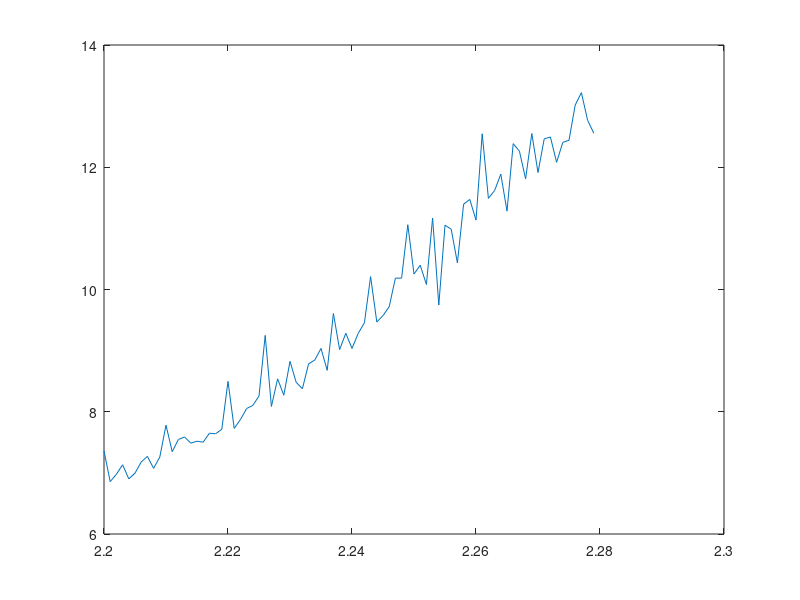

Source code (MATLAB):
% Estimating the critical temperature using computed values of C_V
% calculated in the interval T = [2.2, 2.3] with ?T = 0.001

e_var40 = [7.0544, 6.95435, 6.81847, 7.25714, 7.17717, 7.05918, 7.09043, 6.94648, 7.2567, 7.25731, 7.20246, 7.1858, 7.25374, 7.18337, 7.5103, 7.76607, 7.44289, 7.40967, 7.89653, 7.66604, 7.86142, 8.04335, 7.70861, 8.01945, 8.10895, 8.2504, 8.01684, 8.41529, 7.92981, 7.9585, 8.38762, 8.0218, 8.52928, 8.50725, 8.33875, 8.53054, 8.36859, 8.44004, 8.46884, 8.70606, 8.60629, 8.76457, 8.92472, 8.73049, 8.97007, 9.42676, 9.12826, 9.14644, 9.19512, 9.25887, 9.27466, 9.66381, 9.17605, 9.45269, 9.49198, 9.47044, 9.63296, 9.4178, 9.52984, 9.71089, 9.51712, 9.66399, 9.43286, 9.92841, 10.1647, 10.1957, 9.69566, 10.1301, 9.84321, 10.2647, 10.0345, 10.0283, 9.95989, 9.84073, 10.4655, 10.1643, 10.0282, 10.2837, 10.4173, 10.4879, 10.2081, 10.4978, 10.3296, 10.312, 10.4728, 10.4555, 10.5438, 10.6536, 10.4964, 10.5361, 10.41, 10.698, 10.6193, 10.4804, 10.4866, 10.6222, 10.5803, 10.4777, 10.6247, 10.5857, ];
e_var60 = [6.93757, 6.8341, 6.82556, 7.04553, 6.92715, 7.17373, 7.05168, 7.01145, 7.30881, 7.20725, 7.27486, 7.46082, 7.2815, 7.27769, 7.35437, 7.45857, 7.44109, 7.7853, 8.01018, 7.79349, 7.85073, 8.05232, 8.01155, 7.88924, 8.08786, 8.36911, 7.98743, 8.23747, 8.01202, 8.2343, 8.23872, 8.39885, 8.62049, 8.47086, 8.81101, 8.63109, 8.42695, 8.80018, 8.98039, 9.38183, 9.13768, 9.37962, 9.12563, 9.38414, 9.51592, 9.30437, 9.28252, 9.79603, 9.54977, 10.0011, 9.9206, 9.73511, 10.3019, 10.3025, 10.2535, 10.3356, 10.4678, 10.5307, 10.4901, 10.2492, 10.8213, 10.5412, 10.7068, 10.8101, 11.2785, 10.9137, 11.0362, 10.9512, 10.7403, 10.7421, 11.2881, 11.0977, 11.0368, 11.237, 11.3789, 11.4671, 11.6437, 11.4659, 11.4193, 11.291, 11.563, 11.6311, 11.6321, 11.4045, 11.5084, 11.4259, 11.5751, 11.6268, 11.4518, 11.4399, 11.8096, 11.5399, 11.4409, 11.5605, 11.4145, 11.352, 11.3152, 11.2731, 11.2447, 11.2147, ];
e_var80 = [7.00589, 6.97983, 6.91514, 6.81056, 7.03266, 7.13597, 7.20698, 6.99378, 7.27799, 7.26922, 7.32961, 7.3328, 7.49865, 7.49146, 7.72134, 7.40471, 7.75685, 7.63351, 7.8429, 7.79176, 7.80414, 7.74315, 7.92146, 7.77183, 8.29371, 8.3777, 8.15193, 8.16965, 8.37213, 8.38723, 8.27363, 8.4573, 8.55199, 8.54901, 8.67598, 8.80077, 8.86571, 8.74431, 9.31612, 9.08322, 9.20077, 9.23059, 9.30059, 9.6511, 9.35546, 9.54366, 9.68904, 9.88482, 10.303, 10.0684, 10.4616, 9.61008, 10.214, 10.9194, 10.1821, 10.4114, 10.368, 10.5014, 10.5702, 11.0149, 11.0658, 10.9487, 11.0838, 11.5061, 11.5137, 11.1235, 11.7275, 11.9821, 11.6838, 11.7871, 11.9049, 12.1043, 12.1823, 12.0433, 12.4237, 12.3826, 12.0596, 12.2298, 12.0973, 12.389, 12.3789, 12.096, 12.4251, 12.4708, 12.4525, 12.0739, 12.0324, 12.2041, 12.0338, 12.1425, 11.9362, 11.8598, 11.7788, 11.6926, 11.6028, 11.7312, 11.9043, 11.3438, 11.1548, 11.3502, ];
e_var100 = [7.35975, 6.85626, 6.97843, 7.13257, 6.90139, 6.99616, 7.17744, 7.26985, 7.07388, 7.25939, 7.78061, 7.34681, 7.54705, 7.5867, 7.48698, 7.51819, 7.50293, 7.64885, 7.63972, 7.71405, 8.4967, 7.72743, 7.87165, 8.05257, 8.1039, 8.25631, 9.24903, 8.08723, 8.53866, 8.27088, 8.82524, 8.48131, 8.37696, 8.78395, 8.84667, 9.03567, 8.67721, 9.60781, 9.01658, 9.28395, 9.03489, 9.2822, 9.45573, 10.2107, 9.46818, 9.5728, 9.71961, 10.1861, 10.1863, 11.0595, 10.2527, 10.3977, 10.0825, 11.169, 9.74486, 11.0519, 10.9868, 10.435, 11.3964, 11.4735, 11.1353, 12.5478, 11.4907, 11.6195, 11.8876, 11.282, 12.3865, 12.2639, 11.8102, 12.5525, 11.9138, 12.4642, 12.4954, 12.0799, 12.4073, 12.4419, 13.0176, 13.2204, 12.7685, 12.5567, ];

temperatures = [2.2, 2.201, 2.202, 2.203, 2.204, 2.205, 2.206, 2.207, 2.208, 2.209, 2.21, 2.211, 2.212, 2.213, 2.214, 2.215, 2.216, 2.217, 2.218, 2.219, 2.22, 2.221, 2.222, 2.223, 2.224, 2.225, 2.226, 2.227, 2.228, 2.229, 2.23, 2.231, 2.232, 2.233, 2.234, 2.235, 2.236, 2.237, 2.238, 2.239, 2.24, 2.241, 2.242, 2.243, 2.244, 2.245, 2.246, 2.247, 2.248, 2.249, 2.25, 2.251, 2.252, 2.253, 2.254, 2.255, 2.256, 2.257, 2.258, 2.259, 2.26, 2.261, 2.262, 2.263, 2.264, 2.265, 2.266, 2.267, 2.268, 2.269, 2.27, 2.271, 2.272, 2.273, 2.274, 2.275, 2.276, 2.277, 2.278, 2.279, 2.28, 2.281, 2.282, 2.283, 2.284, 2.285, 2.286, 2.287, 2.288, 2.289, 2.29, 2.291, 2.292, 2.293, 2.294, 2.295, 2.296, 2.297, 2.298, 2.299, ];
temperatures100 = [2.2, 2.201, 2.202, 2.203, 2.204, 2.205, 2.206, 2.207, 2.208, 2.209, 2.21, 2.211, 2.212, 2.213, 2.214, 2.215, 2.216, 2.217, 2.218, 2.219, 2.22, 2.221, 2.222, 2.223, 2.224, 2.225, 2.226, 2.227, 2.228, 2.229, 2.23, 2.231, 2.232, 2.233, 2.234, 2.235, 2.236, 2.237, 2.238, 2.239, 2.24, 2.241, 2.242, 2.243, 2.244, 2.245, 2.246, 2.247, 2.248, 2.249, 2.25, 2.251, 2.252, 2.253, 2.254, 2.255, 2.256, 2.257, 2.258, 2.259, 2.26, 2.261, 2.262, 2.263, 2.264, 2.265, 2.266, 2.267, 2.268, 2.269, 2.27, 2.271, 2.272, 2.273, 2.274, 2.275, 2.276, 2.277, 2.278, 2.279, ];

plot(temperatures100,e_var100)

e_var60 = e_var60./temperatures.^2;
e_var40 = e_var40./temperatures.^2;
e_var100 = e_var100./temperatures100.^2;
e_var80 = e_var80./temperatures.^2;


[maks_chi_L100, i100] = max(e_var100);
t_c = temperatures100(i100)
[maks_chi_L80, i80] = max(e_var80);
t_c = temperatures(i80);
[maks_chi_L60, i60] = max(e_var60);
t_c = temperatures(i60);
[maks_chi_L40, i40] = max(e_var40);
t_c = temperatures(i40);
% [maks_chi_L20, i20] = max(e_var20);
% t_c = temperatures(i20);

t_c_est = [temperatures(i40), temperatures(i60), temperatures(i80), temperatures100(i100)];
L = [40,60,80,100];
Linv = [1/40,1/60,1/80,1/100];

a1 = (temperatures100(i100) - temperatures(i80)) / (Linv(4) - Linv(3));
a2 = (temperatures100(i100) - temperatures(i60)) / (Linv(4) - Linv(2));
a3 = (temperatures100(i100) - temperatures(i40)) / (Linv(4) - Linv(1));
a6 = (temperatures(i80) - temperatures(i60)) / (Linv(3) - Linv(2));
a7 = (temperatures(i80) - temperatures(i40)) / (Linv(3) - Linv(1));
a8 = (temperatures(i60) - temperatures(i40)) / (Linv(2) - Linv(1));

a = (a1+a2+a3+a6+a7+a8)/6

T_C1 = temperatures100(i100) - a*Linv(4)

T_C = polyfit(L, t_c_est - a*Linv,1)
